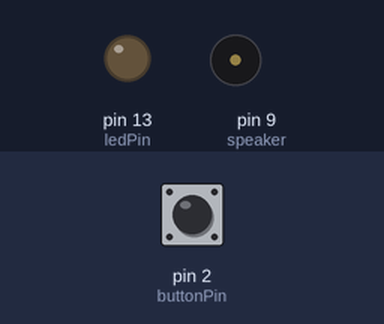
Bench run of a sketch on a simulated Arduino Uno, built with avr-gcc and run on an emulated ATmega328P. On the bench: output pins drawn as LEDs (lit = HIGH), buzzer (waves = sounding). Inputs (shaded band) come from the test bench; at power-on: pin 2 (buttonPin) LOW.

Above: at 1.2 s.
1.3 s: pin 2 (buttonPin) pulled HIGH for 0.15 s
At 1.37 s:
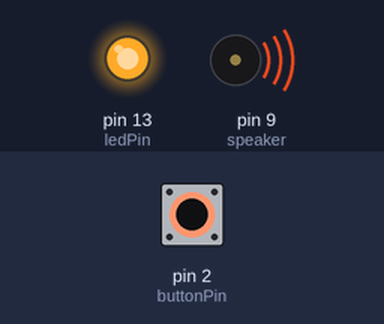
2.9 s: pin 2 (buttonPin) pulled HIGH for 3.2 s
At 6.6 s:
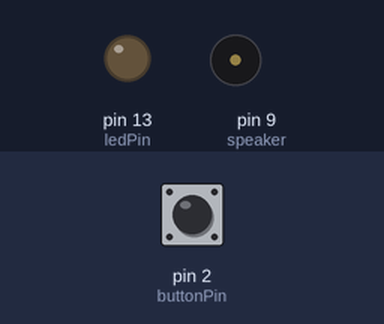
Timing chart, 0 to 8.1 s (numbered marks = the images above; inputs shaded):
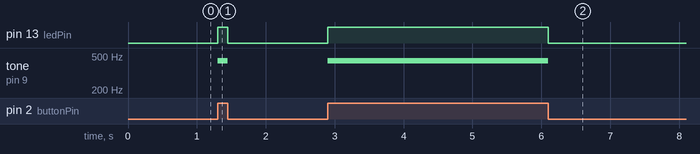

The sketch:

m01_Button_tone_example.ino
```cpp
/*
 * based on Button example inside arduino example codes
 *
 * tone reference:
   //https://www.arduino.cc/reference/en/language/functions/advanced-io/tone/
*/

// constants won't change. They're used here to set pin numbers:
const int buttonPin = 2;     // the number of the pushbutton pin
const int ledPin =  13;      // the number of the LED pin
const int speaker= 9 ;

// variables will change:
int buttonState = 0;         // variable for reading the pushbutton status

void setup() {
  // initialize the LED pin as an output:
  pinMode(ledPin, OUTPUT);
  pinMode(speaker,OUTPUT);
  // initialize the pushbutton pin as an input:
  pinMode(buttonPin, INPUT);
}

void loop() {
  // read the state of the pushbutton value:
  buttonState = digitalRead(buttonPin);

  // check if the pushbutton is pressed. If it is, the buttonState is HIGH:
  if (buttonState == HIGH) {

    digitalWrite(ledPin, HIGH);// turn LED on:
    tone (speaker,440,500);  // the relative pin, frequency and duration of tone

  } else {
    digitalWrite(ledPin, LOW);    // turn LED off:
    noTone(speaker); // turn off the tone
  }
}
```

Measured:
- after the input at 1.3 s, pin 13 (ledPin): LOW → HIGH at once, → LOW 0.15 s later; tone on pin 9 (speaker): silent → 440 Hz at once, → silent 0.15 s later
- after the input at 2.9 s, pin 13 (ledPin): LOW → HIGH at once, → LOW 3.2 s later; tone on pin 9 (speaker): silent → 440 Hz at once, → silent 3.2 s later
